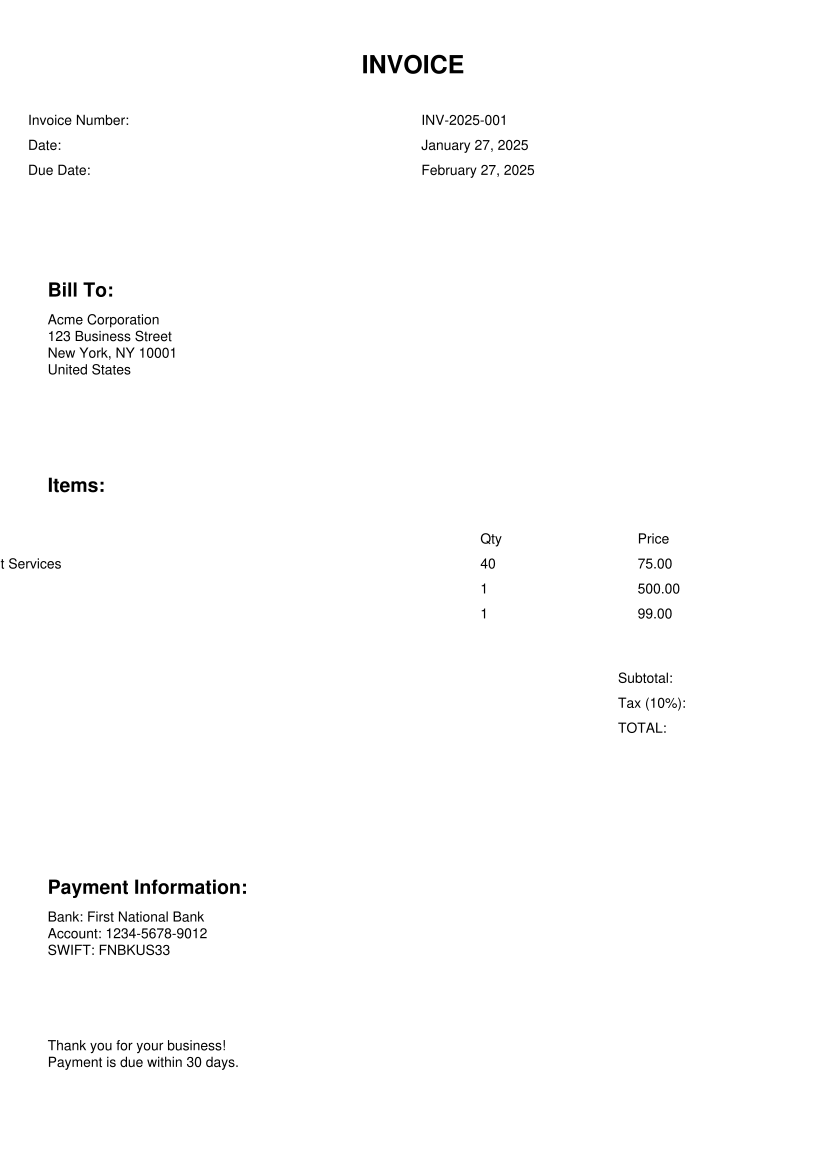

The script that saved this image:
# Copyright 2025 Softwell S.r.l. - Licensed under Apache License 2.0
# See LICENSE file for details
"""Example: Invoice document.

This example shows how to create a complete invoice document
combining paragraphs, tables, and layout.
"""

from pathlib import Path

from genro_print.print_app import PrintApp

HERE = Path(__file__).parent


class Invoice(PrintApp):
    """Invoice document example."""

    def recipe(self, root):
        root.document(width=210.0, height=297.0)

        # Header
        root.paragraph(content="INVOICE", style="Title")
        root.spacer(height=5.0)

        # Invoice info table
        info_table = root.table(col_widths=[100.0, 100.0])
        row1 = info_table.row()
        row1.cell(content="Invoice Number:")
        row1.cell(content="INV-2025-001")
        row2 = info_table.row()
        row2.cell(content="Date:")
        row2.cell(content="January 27, 2025")
        row3 = info_table.row()
        row3.cell(content="Due Date:")
        row3.cell(content="February 27, 2025")

        root.spacer(height=20.0)

        # Customer info
        root.paragraph(content="Bill To:", style="Heading2")
        root.paragraph(content="Acme Corporation")
        root.paragraph(content="123 Business Street")
        root.paragraph(content="New York, NY 10001")
        root.paragraph(content="United States")

        root.spacer(height=20.0)

        # Items table
        root.paragraph(content="Items:", style="Heading2")
        root.spacer(height=5.0)

        items_table = root.table(col_widths=[30.0, 150.0, 40.0, 50.0, 60.0])

        # Header
        header = items_table.row()
        header.cell(content="#", align="CENTER", bgcolor="#333333")
        header.cell(content="Description", bgcolor="#333333")
        header.cell(content="Qty", align="CENTER", bgcolor="#333333")
        header.cell(content="Price", align="RIGHT", bgcolor="#333333")
        header.cell(content="Total", align="RIGHT", bgcolor="#333333")

        # Items
        row1 = items_table.row()
        row1.cell(content="1", align="CENTER")
        row1.cell(content="Web Development Services")
        row1.cell(content="40", align="CENTER")
        row1.cell(content="75.00", align="RIGHT")
        row1.cell(content="3,000.00", align="RIGHT")

        row2 = items_table.row()
        row2.cell(content="2", align="CENTER", bgcolor="#F5F5F5")
        row2.cell(content="Hosting (Annual)", bgcolor="#F5F5F5")
        row2.cell(content="1", align="CENTER", bgcolor="#F5F5F5")
        row2.cell(content="500.00", align="RIGHT", bgcolor="#F5F5F5")
        row2.cell(content="500.00", align="RIGHT", bgcolor="#F5F5F5")

        row3 = items_table.row()
        row3.cell(content="3", align="CENTER")
        row3.cell(content="SSL Certificate")
        row3.cell(content="1", align="CENTER")
        row3.cell(content="99.00", align="RIGHT")
        row3.cell(content="99.00", align="RIGHT")

        root.spacer(height=10.0)

        # Totals
        totals_table = root.table(col_widths=[220.0, 60.0, 60.0])

        subtotal = totals_table.row()
        subtotal.cell(content="")
        subtotal.cell(content="Subtotal:", align="RIGHT")
        subtotal.cell(content="3,599.00", align="RIGHT")

        tax = totals_table.row()
        tax.cell(content="")
        tax.cell(content="Tax (10%):", align="RIGHT")
        tax.cell(content="359.90", align="RIGHT")

        total = totals_table.row()
        total.cell(content="", bgcolor="#EEEEEE")
        total.cell(content="TOTAL:", align="RIGHT", bgcolor="#EEEEEE")
        total.cell(content="3,958.90", align="RIGHT", bgcolor="#EEEEEE")

        root.spacer(height=30.0)

        # Payment info
        root.paragraph(content="Payment Information:", style="Heading2")
        root.paragraph(content="Bank: First National Bank")
        root.paragraph(content="Account: 1234-5678-9012")
        root.paragraph(content="SWIFT: FNBKUS33")

        root.spacer(height=20.0)

        # Footer
        root.paragraph(content="Thank you for your business!")
        root.paragraph(content="Payment is due within 30 days.")


if __name__ == "__main__":
    report = Invoice()
    output = HERE / "invoice.pdf"
    report.save(str(output))
    print(f"PDF saved to {output}")
